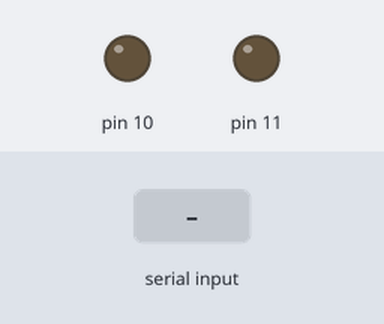
This sketch was run on a simulated Arduino Uno, built for the host (arithmetic inside an expression is 32-bit, double 64-bit). On the bench: output pins drawn as LEDs (lit = HIGH). Inputs (shaded band) come from the test bench.

Above: at 1.4 s.
1.5 s: "1" received over the second serial link
At 2.7 s:
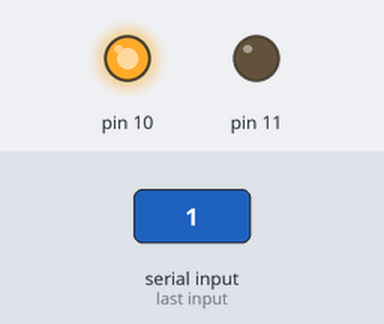
3.0 s: "3" received over the second serial link
At 3.9 s:
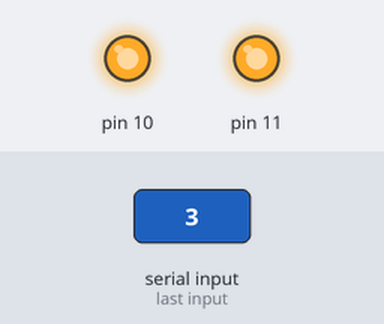
4.5 s: "2" received over the second serial link
At 5.0 s:
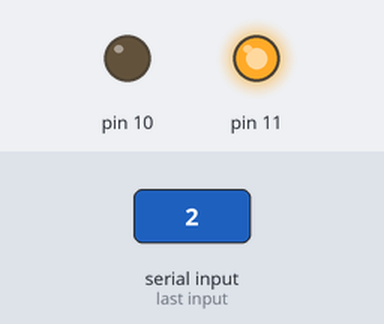
6.0 s: "4" received over the second serial link
At 7.2 s:
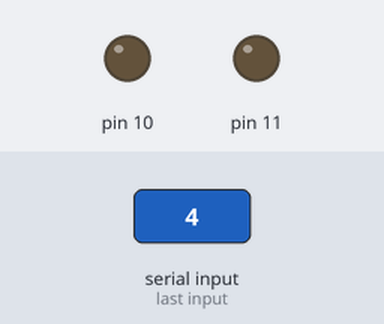
7.5 s: "5" received over the second serial link
At 8.5 s:
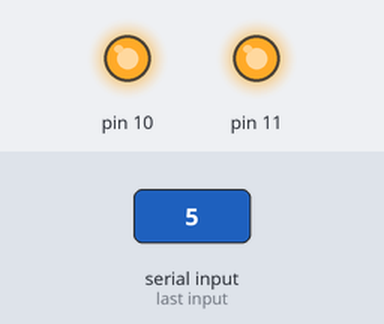
Timing chart, 0 to 10.0 s (numbered marks = the images above; inputs shaded):
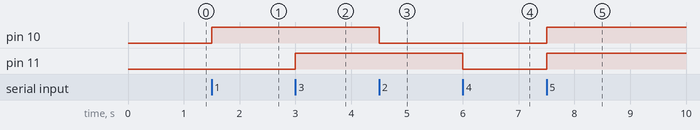

Measured:
- after the input at 1.5 s, pin 10: LOW → HIGH at once
- after the input at 3.0 s, pin 11: LOW → HIGH at once
- after the input at 4.5 s, pin 10: HIGH → LOW at once
- after the input at 6.0 s, pin 11: HIGH → LOW at once
- after the input at 7.5 s, pin 10, pin 11: LOW → HIGH at once

The sketch:

led_softserial_test.ino
```cpp
// (licence header left out)
#include <SoftwareSerial.h>

const uint8_t RX_PIN = PIN_PB5;
const uint8_t TX_PIN = PIN_PB4;
const uint8_t LED_PB2 = PIN_PB2;
const uint8_t LED_PB3 = PIN_PB3;

SoftwareSerial mySerial(RX_PIN, TX_PIN);

// コマンド一覧を表示する関数
void printHelp() {
  mySerial.println(F("\n--- ATtiny1616 LED Controller ---"));
  mySerial.println(F("  0: Show Help (This Menu)"));
  mySerial.println(F("  1: PB2 ON   / 2: PB2 OFF"));
  mySerial.println(F("  3: PB3 ON   / 4: PB3 OFF"));
  mySerial.println(F("  5: Both ON  / 6: Both OFF"));
  mySerial.println(F("---------------------------------"));

  // 送信時のノイズ混入をクリア
  delay(10);
  while (mySerial.available() > 0) {
    mySerial.read();
  }
}

// 応答送信用のヘルパー関数
void sendResponse(const __FlashStringHelper* msg) {
  mySerial.println(msg);

  delay(10);
  while (mySerial.available() > 0) {
    mySerial.read();
  }
}

void setup() {
  pinMode(LED_PB2, OUTPUT);
  pinMode(LED_PB3, OUTPUT);
  digitalWrite(LED_PB2, LOW);
  digitalWrite(LED_PB3, LOW);

  // RXピンのノイズ防止用プルアップ
  pinMode(RX_PIN, INPUT_PULLUP);

  mySerial.begin(9600);
  delay(100);

  // 起動時にコマンド一覧を表示
  printHelp();
}

void loop() {
  if (mySerial.available() > 0) {
    int raw = mySerial.read();

    // 制御文字・非表示文字（スペース、改行、ノイズ等）を除外
    if (raw <= 32 || raw > 126) {
      return;
    }

    char cmd = (char)raw;

    switch (cmd) {
      case '0':
        printHelp();
        break;

      case '1':
        digitalWrite(LED_PB2, HIGH);
        sendResponse(F("[OK] PB2: ON"));
        break;

      case '2':
        digitalWrite(LED_PB2, LOW);
        sendResponse(F("[OK] PB2: OFF"));
        break;

      case '3':
        digitalWrite(LED_PB3, HIGH);
        sendResponse(F("[OK] PB3: ON"));
        break;

      case '4':
        digitalWrite(LED_PB3, LOW);
        sendResponse(F("[OK] PB3: OFF"));
        break;

      case '5':
        digitalWrite(LED_PB2, HIGH);
        digitalWrite(LED_PB3, HIGH);
        sendResponse(F("[OK] Both (PB2, PB3): ON"));
        break;

      case '6':
        digitalWrite(LED_PB2, LOW);
        digitalWrite(LED_PB3, LOW);
        sendResponse(F("[OK] Both (PB2, PB3): OFF"));
        break;

      default:
        mySerial.print(F("[ERR] Unknown command: "));
        mySerial.println(cmd);
        delay(10);
        while (mySerial.available() > 0) {
          mySerial.read();
        }
        break;
    }
  }
}
```
